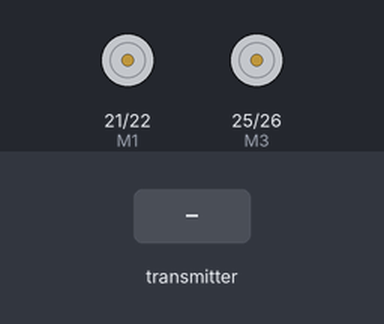
Recording of a sketch running on a simulated ESP32. On the bench: motor-driver pin pairs drawn as motors (green arrow = first pin HIGH = forward, orange = second pin HIGH = backward, longer = more drive). The inputs (shaded band) are chosen by the test bench. What the sketch prints to the serial monitor is not drawn.

Above: at 1.2 s.
1.3 s: the transmitter starts sending a = 25
At 1.8 s:
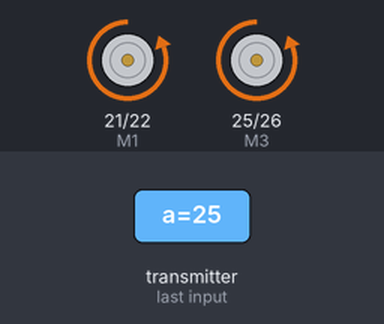
4.3 s: the transmitter starts sending b = 25
At 5.1 s:
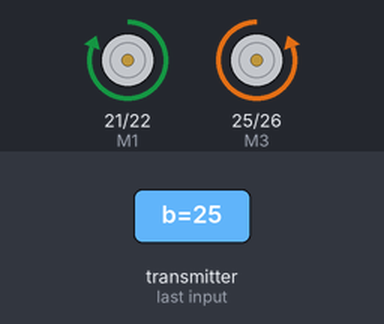
7.3 s: the transmitter starts sending b = 0
At 7.6 s:
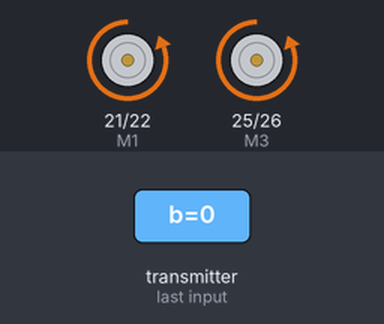
10.3 s: the transmitter starts sending b = 50
At 11.1 s:
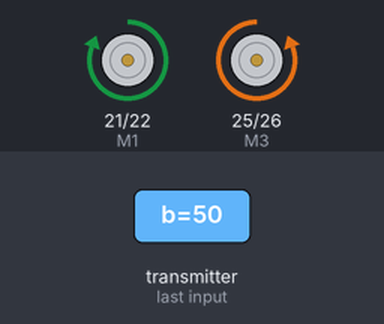
Timing chart, 0 to 14.3 s (numbered marks = the images above; inputs shaded):
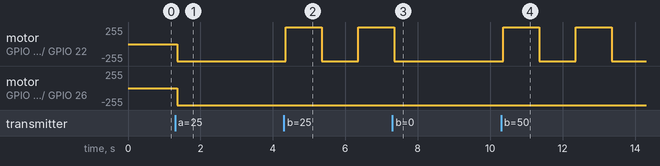

Measured:
- after the input at 1.3 s, motor on GPIO 21 (M1) / GPIO 22 (M2), motor on GPIO 25 (M3) / GPIO 26 (M4): stopped → backward 255/255 after 0.05 s
- after the input at 4.3 s, motor on GPIO 21 (M1) / GPIO 22 (M2): backward 255/255 → forward 255/255 after 0.05 s, → backward 255/255 1.0 s later, → forward 255/255 1.0 s later
- after the input at 7.3 s, motor on GPIO 21 (M1) / GPIO 22 (M2): goes on until 7.4 s, then stays backward 255/255
- after the input at 10.3 s, motor on GPIO 21 (M1) / GPIO 22 (M2): alternates forward 255/255 for 1.0 s and backward 255/255 for 1.0 s, starting after 0.06 s

The sketch:

ESP_NOW_RECEIVER.ino
```cpp
// (licence header left out)
#include <esp_now.h>
#include <WiFi.h>

#define M1 21
#define M2 22
#define M3 25
#define M4 26

void f();
void b();
void r();
void l();

// Structure example to receive data
// Must match the sender structure
typedef struct struct_message {

    float a;
    float b;

} struct_message;

// Create a struct_message called myData
struct_message myData;

// callback function that will be executed when data is received
void OnDataRecv(const uint8_t * mac, const uint8_t *incomingData, int len) {
  memcpy(&myData, incomingData, sizeof(myData));
  Serial.print("Bytes received: ");
  Serial.println(len);
  Serial.print("a ");
  Serial.println(myData.a);
  Serial.print("b ");
  Serial.println(myData.b);
  Serial.println();
}

void setup() {
  // Initialize Serial Monitor
  Serial.begin(115200);

  // Set device as a Wi-Fi Station
  WiFi.mode(WIFI_STA);

  // Init ESP-NOW
  if (esp_now_init() != ESP_OK) {
    Serial.println("Error initializing ESP-NOW");
    return;
  }

  // Once ESPNow is successfully Init, we will register for recv CB to
  // get recv packer info
  esp_now_register_recv_cb(OnDataRecv);


  pinMode(M1, OUTPUT);
  pinMode(M2, OUTPUT);
  pinMode(M3, OUTPUT);
  pinMode(M4, OUTPUT);
  //pinMode(EN, OUTPUT);
  digitalWrite(M1, LOW);
  digitalWrite(M2, LOW);
  digitalWrite(M3, LOW);
  digitalWrite(M4, LOW);
  //digitalWrite(EN, HIGH);
}

void loop() {
  Serial.println(myData.a);
  Serial.println(myData.b);
  if(myData.a > 7.0 ){
    Serial.println("Right");
    r();
    delay(1000);
  }

    if(myData.a < - 7.0 ){
    Serial.println("Left");
    l();
    delay(1000);
  }

  if(myData.b < -5.0 ){
    Serial.println("Back");
    b();
    delay(1000);
  }

  if(myData.b > 5.0 ){
    Serial.println("Forward");
    f();
    delay(1000);
  }

     if((myData.b > -5 || myData.b< 5))
    {
           digitalWrite(M1, LOW);
          digitalWrite(M2, LOW);
           digitalWrite(M3, LOW);
          digitalWrite(M4, LOW);
 }
      if((myData.a > -7 || myData.a< 7))
    {
           digitalWrite(M1, LOW);
          digitalWrite(M2, LOW);
           digitalWrite(M3, LOW);
          digitalWrite(M4, LOW);
 }

}


void f()
{
          digitalWrite(M1, HIGH);
          digitalWrite(M2, LOW);
          digitalWrite(M3, LOW);
          digitalWrite(M4, HIGH);
}
void b()
{
          digitalWrite(M1, LOW);
          digitalWrite(M2, HIGH);
          digitalWrite(M3, HIGH);
          digitalWrite(M4, LOW);
}
void r()
{
          digitalWrite(M1, LOW);
          digitalWrite(M2, HIGH);
          digitalWrite(M3, LOW);
          digitalWrite(M4, HIGH);
}
void l()
{
          digitalWrite(M1, HIGH);
          digitalWrite(M2, LOW);
          digitalWrite(M3, HIGH);
          digitalWrite(M4, LOW);
}
```
